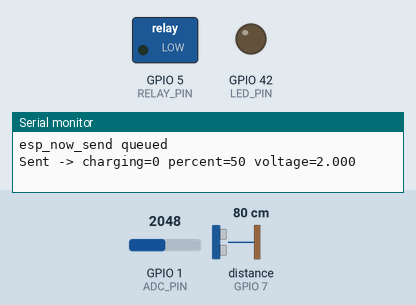
A sketch run on a simulated ESP32-S3. Shown: switched loads named in the sketch (green lamp = pin HIGH), output pins drawn as LEDs (lit = HIGH), the last lines printed to the serial monitor. Inputs (shaded band) come from the test bench; at power-on: distance to the obstacle (sensor on GPIO 7) 80 cm, GPIO 1 (ADC_PIN) = 2048 (analog values on the 0–4095 scale). The echo pulse lasts 58.3 µs per cm; pins used as bus, display or sensor lines are not drawn.

Above: at 1.4 s.
1.5 s: distance to the obstacle (sensor on GPIO 7) set to 7 cm
6.7 s: distance to the obstacle (sensor on GPIO 7) set to 4 cm
At 7.8 s:
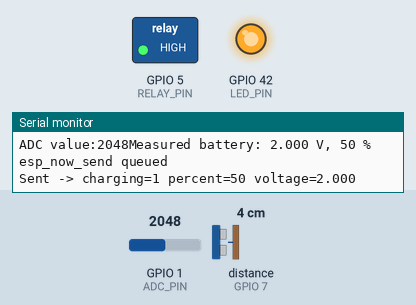
11.7 s: distance to the obstacle (sensor on GPIO 7) set to 9 cm
At 15.7 s:
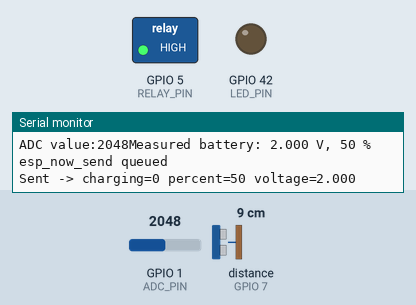
16.7 s: distance to the obstacle (sensor on GPIO 7) set to 2 cm
At 21.6 s:
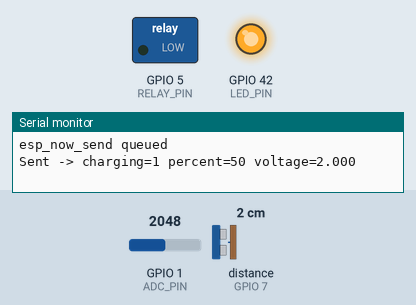
Timing chart, 0 to 22.7 s (numbered marks = the images above; inputs shaded):
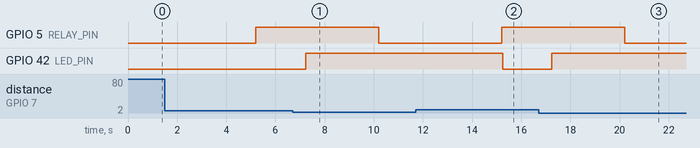

The sketch:

espnowsender.ino
```cpp
#include <WiFi.h>
#include <esp_now.h>

// ===== Configuration =====
const int TRIG_PIN = 8;      // HC-SR04 TRIG
const int ECHO_PIN = 7;      // HC-SR04 ECHO
const int ADC_PIN = A0;      // ADC1 channel (battery sense)
const int RELAY_PIN = 5;     // Relay pin (safe GPIO)
const int LED_PIN = 42;      // optional status LED

const unsigned long WINDOW_MS = 5000UL;        // 5 second window
const unsigned long SEND_INTERVAL_MS = 1000UL; // interval for ESP-NOW
const float DETECT_THRESHOLD_CM = 5.0f;

const float BATTERY_MIN_VOLTAGE = 0.0;
const float BATTERY_MAX_VOLTAGE = 4.0;
float calibration = 0.0; // adjust as needed

uint8_t destMac[] = {0x48, 0x31, 0xB7, 0xD0, 0x9C, 0x86};

// ===== Packet (packed) =====
typedef struct __attribute__((packed)) {
    uint8_t charging;
    uint8_t percent;
    float voltage;
} sensor_packet_t;

// ===== Globals =====
unsigned long windowStartMs = 0;
bool relayStateHigh = false;
unsigned long lastSendMs = 0;
sensor_packet_t lastPacket;

// ===== Helpers =====
float readUltrasonicCm() {
    digitalWrite(TRIG_PIN, LOW);
    delayMicroseconds(2);
    digitalWrite(TRIG_PIN, HIGH);
    delayMicroseconds(10);
    digitalWrite(TRIG_PIN, LOW);

    unsigned long dur = pulseIn(ECHO_PIN, HIGH, 38000UL);
    if (dur == 0) return -1.0f;

    float dist = (dur * 0.0343f) / 2.0f;
    return dist;
}

float readBatteryVoltage() {
    int sensorValue = analogRead(ADC_PIN); // 0..4095
    float battvoltage = ((float)sensorValue / 4095.0f) * BATTERY_MAX_VOLTAGE + calibration;
    return battvoltage;
}

int voltageToPercent(float v) {
    float pct = (v - BATTERY_MIN_VOLTAGE) * 100.0f / (BATTERY_MAX_VOLTAGE - BATTERY_MIN_VOLTAGE);
    int ipct = (int)round(pct);
    if (ipct < 15) ipct = 0;
    if (ipct > 100) ipct = 100;
    // Apply rounding bands
    if (ipct > 0 && ipct <= 25) ipct = 25;
    else if (ipct > 25 && ipct <= 50) ipct = 50;
    else if (ipct > 50 && ipct <= 75) ipct = 75;
    else if (ipct > 75 && ipct < 100) ipct = 90;
    return ipct;
}

void OnDataSent(const uint8_t *mac_addr, esp_now_send_status_t status) {
    Serial.print("Send status: ");
    Serial.println(status == ESP_NOW_SEND_SUCCESS ? "SUCCESS" : "FAILED");
}

// ===== Setup & Loop =====
void setup() {
    Serial.begin(115200);
    delay(200);

    pinMode(TRIG_PIN, OUTPUT);
    pinMode(ECHO_PIN, INPUT);
    pinMode(RELAY_PIN, OUTPUT);
    pinMode(LED_PIN, OUTPUT);
    digitalWrite(TRIG_PIN, LOW);
    digitalWrite(RELAY_PIN, LOW);
    digitalWrite(LED_PIN, LOW);

    analogReadResolution(12);

    // Initial battery read
    float initBatt = readBatteryVoltage();
    int initPct = voltageToPercent(initBatt);
    lastPacket.charging = 0;
    lastPacket.percent = (uint8_t)initPct;
    lastPacket.voltage = initBatt;

    // WiFi + ESP-NOW
    WiFi.mode(WIFI_STA);
    WiFi.disconnect();

    if (esp_now_init() != ESP_OK) {
        Serial.println("ESP-NOW init failed");
        while (true) delay(1000);
    }

    // esp_now_register_send_cb(OnDataSent);

    // Add peer
    esp_now_peer_info_t peerInfo = {};
    memcpy(peerInfo.peer_addr, destMac, 6);
    peerInfo.channel = 0;
    peerInfo.encrypt = false;
    if (esp_now_add_peer(&peerInfo) != ESP_OK) {
        Serial.println("Failed to add peer");
    } else {
        Serial.println("Peer added.");
    }

    windowStartMs = millis();
    relayStateHigh = false;
    digitalWrite(RELAY_PIN, relayStateHigh ? HIGH : LOW);

    lastSendMs = millis() - SEND_INTERVAL_MS;
    Serial.println("Sender ready");
}

void loop() {
    unsigned long now = millis();

    if (now - windowStartMs >= WINDOW_MS) {
        windowStartMs += WINDOW_MS;
        relayStateHigh = !relayStateHigh;
        digitalWrite(RELAY_PIN, relayStateHigh ? HIGH : LOW);
        Serial.print("Window toggled. Relay is now ");
        Serial.println(relayStateHigh ? "HIGH (monitoring)" : "LOW (charging)");
    }

    if (now - lastSendMs >= SEND_INTERVAL_MS) {
        lastSendMs = now;

        sensor_packet_t pktToSend;

        if (relayStateHigh) {
            float dist = readUltrasonicCm();
            bool deviceDetected = false;
            if (dist >= 0.0f) {
                Serial.print("Distance: ");
                Serial.print(dist, 2);
                Serial.println(" cm");
                if (dist <= DETECT_THRESHOLD_CM) deviceDetected = true;
            } else {
                Serial.println("Distance: out of range");
            }

            float batteryV = readBatteryVoltage();
            int batteryPct = voltageToPercent(batteryV);
Serial.print("ADC value:");
Serial.print(analogRead(ADC_PIN));

            Serial.print("Measured battery: ");
            Serial.print(batteryV, 3);
            Serial.print(" V, ");
            Serial.print(batteryPct);
            Serial.println(" %");

            pktToSend.charging = deviceDetected ? 1 : 0;
            pktToSend.percent = (uint8_t)batteryPct;
            pktToSend.voltage = batteryV;
            lastPacket = pktToSend;
        } else {
            pktToSend = lastPacket;
            Serial.println("Charging window: resending last measured packet (no new measurements)");
        }

        esp_err_t res = esp_now_send(destMac, (uint8_t *)&pktToSend, sizeof(pktToSend));
        if (res == ESP_OK) {
            Serial.println("esp_now_send queued");
        } else {
            Serial.print("esp_now_send failed: ");
            Serial.println(res);
        }

        digitalWrite(LED_PIN, pktToSend.charging ? HIGH : LOW);

        Serial.printf("Sent -> charging=%u percent=%u voltage=%.3f\n",
                      pktToSend.charging, pktToSend.percent, pktToSend.voltage);
    }

    delay(10);
}
```

Measured:
- the behaviour switches between 6 and 5 cm on distance to the obstacle (sensor on GPIO 7) (found by bisection; images 0 and 1)
- after the input at 6.7 s, GPIO 42 (LED_PIN): LOW → HIGH after 0.52 s
- after the input at 11.7 s, GPIO 42 (LED_PIN): HIGH → LOW after 3.5 s
- after the input at 16.7 s, GPIO 42 (LED_PIN): LOW → HIGH after 0.55 s
